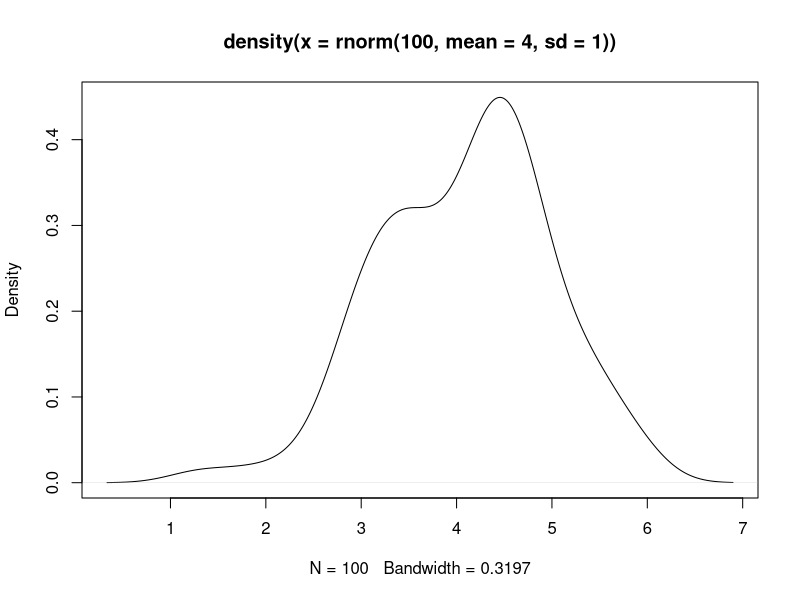

R code for this plot:
# Using the native pipe ----
## A few examples ----

mtcars |>  
    subset(cyl == 6) |>
    head(10)

# Example from Jumping rivers post
# https://www.jumpingrivers.com/blog/new-features-r410-pipe-anonymous-functions/

rnorm(100, mean = 4, sd = 1) |>
    density() |>
    plot()
